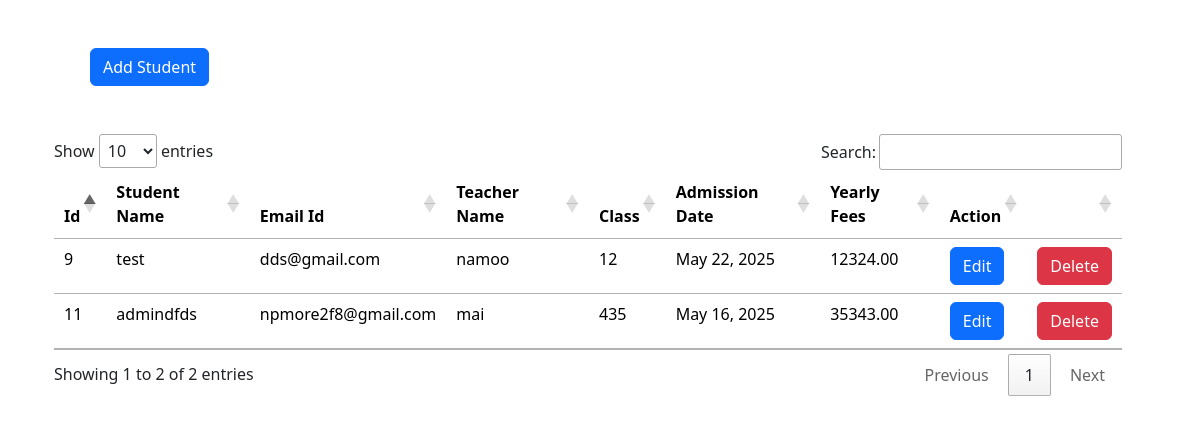
The page / on the database its author committed.
### studentdashboad/models.py (models this page shows, shortened)
class Student(models.Model):
    name = models.CharField(max_length=100)
    email = models.EmailField(unique=True)
    class_teacher = models.ForeignKey(
        Teacher, on_delete=models.CASCADE
    )
    class_name = models.CharField(max_length=50)
    admission_date = models.DateField()
    yearly_fees = models.DecimalField(max_digits=8, decimal_places=2)
    created_at = models.DateTimeField(auto_now_add=True)
    updated_at = models.DateTimeField(auto_now=True)
    is_deleted = models.BooleanField(default=False)
    deleted_at = models.DateTimeField(null=True, blank=True)  # Soft delete
    def delete(self, *args, **kwargs):
        self.is_deleted = True
        self.save()

class Teacher(models.Model):
    class_teacher_name = models.CharField(max_length=100)
    email = models.EmailField(unique=True)
    created_at = models.DateTimeField(auto_now_add=True)
    updated_at = models.DateTimeField(auto_now=True)
    def __str__(self):
        return self.class_teacher_name

### studentdashboad/views.py (the view)
# urls.py: path('',views.student_list,name="student_list"),
def student_list(request):
    studentslist = Student.objects.filter(is_deleted=False)
    return render(request,'students_list.html',{'studentslist':studentslist})

### studentdashboad/templates/students_list.html (shortened to what this page needs)
{% extends "layouts.html" %}
{% block content %}
    <div class="container p-5">
        <a class="btn btn-primary" href="{% url 'add_student' %}">Add Student</a>
    </div>
    <div class="container row gap-3">
        <table class="table" id="students-table">
            <thead>
                <tr>
                    <th>Id</th>
                    <th>Student Name</th>
                    <th>Email Id</th>
                    <th>Teacher Name</th>
                    <th>Class</th>
                    <th>Admission Date</th>
                    <th>Yearly Fees</th>
                    <th>Action</th>
                    <th></th>
                </tr>
            </thead>
            <tbody>
                    {% for data in studentslist %}
                    <tr>
                        <td>{{ data.id }}</td>
                        <td>{{ data.name }}</td>
                        <td>{{ data.email }}</td>
                        <td>{{ data.class_teacher }}</td>
                        <td>{{ data.class_name }}</td>
                        <td>{{ data.admission_date }}</td>
                        <td>{{ data.yearly_fees }}</td>
                        <td><a href="{% url 'edit_student' data.id %}" class="btn btn-primary">Edit </a>
                        </td>
                        <td><a href="{% url 'delete_student' data.id %}" class="btn btn-danger">Delete</a>
                        </td>
                    </tr>
                    {% endfor %}
            </tbody>
        </table>
    </div>
{% endblock %}

### templates/layouts.html (shortened to what this page needs)
{% load static %}
<!DOCTYPE html>
<html lang="en">
<head>
      <link href="https://cdn.jsdelivr.net/npm/bootstrap@5.3.6/dist/css/bootstrap.min.css" rel="stylesheet">
        <link rel="stylesheet" href="https://cdn.datatables.net/1.13.6/css/jquery.dataTables.min.css">
</head>
<body>
    <div class="container">
        {% block content %}{% endblock %}
    </div>
  </body>
</body>
</html>

### rows shown on the page
Student: id "9", name "test", email "dds@gmail.com", class_teacher "namoo", class_name "12", admission_date "May 22, 2025", yearly_fees "12324.00"
Student: id "11", name "admindfds", email "npmore2f8@gmail.com", class_teacher "mai", class_name "435", admission_date "May 16, 2025", yearly_fees "35343.00"
